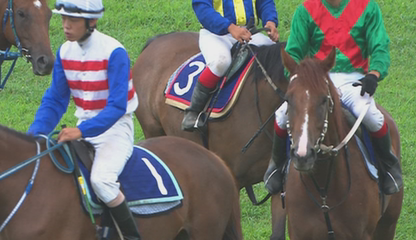
%> input picture 18.png, 416 x 240 px
$ octave main.m   (GNU Octave 9; MATLAB toolbox functions it lacks are replaced by stand-ins)
%> lines starting %> are read from the running program, lines starting %| are printed output that depends on the picture
### motion_estimation_3step_search.m
% calculate motion vectors using 3 step method
% imgCur : the image need to be coded
% imgRef : the reference image
% blkSiz : size of macro blocks
% w : the search range or step for current coding method to estimate motion vectors
% motion_vector_matrix : the motion vectors for each macro block in imgCur

function [motion_vector_matrix] = motion_estimation_3step_search(imgCur, imgRef, blkSiz, w)
    [row, col] = size(imgRef);
    motVecMat = zeros(row/blkSiz,col/blkSiz,2);

    for u = 1 : blkSiz : row-blkSiz+1
        for v = 1 : blkSiz : col-blkSiz+1
            % 外面两层对macro block做迭代
            % 里面两层在当前macro block 内迭代
        wCur = w; %用来对步长做迭代的
        uCur = u; %用来对当前九点中心做迭代的（用这个值的自身替换，而不是递归）
        vCur = v; %用来对当前九点中心做迭代的（用这个值的自身替换，而不是递归）
        while(wCur>1)
            wCur = fix(wCur/2);% 步长减半
            costMat = ones(3)*Inf();% 对于当前九个点的损失矩阵
            refBlkX = uCur + wCur*[-1,0,1]; %定位参考块的左上角坐标
            refBlkY = vCur + wCur*[-1,0,1]; %定位参考块的左上角坐标
            for m = 1:3
                for n = 1:3
                    if (   refBlkX(m) < 1 || refBlkX(m)+blkSiz-1 > row ...
                        || refBlkY(n) < 1 || refBlkY(n)+blkSiz-1 > col)
                        continue;  % 忽略边角越界的参考帧
                    end

                    costMat(m,n) = ...
                        cost_cal_SAD(imgCur(u:u+blkSiz-1,v:v+blkSiz-1), ...
                                     imgRef(refBlkX(m):refBlkX(m)+blkSiz-1,...
                                            refBlkY(n):refBlkY(n)+blkSiz-1),...
                                     blkSiz);% 计算SAD矩阵中的一个元素值
                end
            end
            % 对当前的SAD矩阵查找九点中的谷点位置
            [localX,localY,minVal] = min_cost_search(costMat);
            uCur = refBlkX(localX);
            vCur = refBlkY(localY);
        end

            % 根据最终的谷点，计算运动向量
            deltaX = uCur-u;
            deltaY = vCur-v;

            % 计算当前macro block的坐标
            blockX = (u-1)/blkSiz+1;
            blockY = (v-1)/blkSiz+1;
            motVecMat(blockX,blockY,:) = [deltaX,deltaY]; % 记录当前macro block 的 motion vector
        end
    end

    % 画图 motion vector matrix
    [X,Y] = meshgrid(1:col/blkSiz,1:row/blkSiz);  % 不是很理解为啥meshgrid是行列反着建的
    U = motVecMat(:,:,1);
    V = motVecMat(:,:,2);
    figure(10);quiver(X,Y,U,V);ylim([1,row/blkSiz]);xlim([1,col/blkSiz]);title("motion vector matrix (3 step method)");

    motion_vector_matrix = motVecMat;% 参数带回去
end

### motion_compensation.m
% calculate motion compensated image using with the motion vector matrix given
% imgCur : the image need to be coded
% imgI : the reference image
% motVecMat : the motion vectors matrix
% blkSiz : size of macro block
% residual_image : the motion compensated image

function [residual_image] = motion_compensation(imgCur,imgRef,motVecMat,blkSiz)
    [row,col] = size(imgRef);
    imgRes = zeros(size(imgCur));
    imgRef = double(imgRef);
    imgCur = double(imgCur);

    for u = 1:blkSiz:row-blkSiz+1
        for v = 1:blkSiz:col-blkSiz+1
            % 外面两层对macro block做迭代
            % 每遍历完可以得到残差图中的一小块residual block

            % 计算当前macro block的坐标
            blockX = (u-1)/blkSiz+1;
            blockY = (v-1)/blkSiz+1;

            % 取出当前macro block的motion vector
            deltaX = motVecMat(blockX,blockY,1);
            deltaY = motVecMat(blockX,blockY,2);

            % 计算reference block的位置
            refBlkX = u+deltaX;%+w+1;
            refBlkY = v+deltaY;%+w+1;

            % 将reference block和当前的macro block做差值，得到residual block
            imgRes(u:u+blkSiz-1,v:v+blkSiz-1) = ...
                imgCur(u:u+blkSiz-1,v:v+blkSiz-1)...
                -imgRef(refBlkX:refBlkX+blkSiz-1,refBlkY:refBlkY+blkSiz-1);
        end
    end

    % 画图 residual image
    figure(2);imshow(uint8((255+imgRes)/2));title("residual image");

    residual_image = imgRes;
end

### frame_decode.m
% decode current frame image with reference image, motion vector matrix and
% motion compensated image
% imgRef : the reference image
% motVecMat : the motion vectors matrix
% imgRes : the motion compensated image
% blkSiz : Size of the macroblock
% decode_image : the output image which has been decoded

function [decode_image] = frame_decode(imgRef,motVecMat,imgRes,blkSiz)
    [row,col] = size(imgRef);
    imgDecode = zeros(size(imgRef));
    imgRef = double(imgRef);
    imgRes = double(imgRes);

    for u = 1:blkSiz:row-blkSiz+1
        for v = 1:blkSiz:col-blkSiz+1
            % 外面两层对macro block做迭代
            % 每遍历完可以得到残差图中的一小块residual block

            % 计算当前macro block的坐标
            blockX = (u-1)/blkSiz+1;
            blockY = (v-1)/blkSiz+1;

            % 取出当前macro block的motion vector
            deltaX = motVecMat(blockX,blockY,1);
            deltaY = motVecMat(blockX,blockY,2);

            % 计算reference block的位置
            refBlkX = u+deltaX;%+w+1;
            refBlkY = v+deltaY;%+w+1;

            imgDecode(u:u+blkSiz-1,v:v+blkSiz-1) = ...
               imgRef(refBlkX:refBlkX+blkSiz-1,refBlkY:refBlkY+blkSiz-1)...
               +imgRes(u:u+blkSiz-1,v:v+blkSiz-1);

        end
    end

    % 画图 decode image
    figure(4);imshow(uint8(imgDecode));title("decode image");

    decode_image = imgDecode;
end

### main.m
% clear all; clc;

% 读入编码帧和参考帧
%imgCur  = imread('18.png');
imgCurGray = rgb2gray(imread('18.png'));
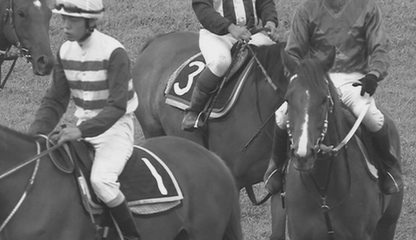
%> imgCurGray: size 240x416 uint8; min 29, max 236, mean 107.3
%imgNext = imread('20.png');
imgNextGray = rgb2gray(imread('20.png'));
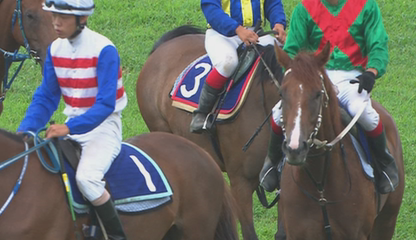
%> input picture 20.png, 416 x 240 px
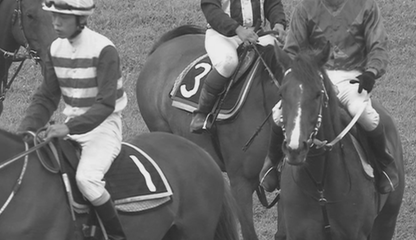
%> imgNextGray: size 240x416 uint8; min 33, max 236, mean 106.9

% 设置编码参数
w = 16;
macro_block_size = 8;

% % 运动估计
% motion_vector_matrix = motion_estimation_exhaustive_search(imgCurGray,imgNextGray, macro_block_size, w);
%
% % 运动补偿
% residual_matrix = motion_compensation(imgCurGray,imgNextGray,motion_vector_matrix, macro_block_size);
%
% % 解码还原
% imgDecode = frame_decode(imgNextGray,motion_vector_matrix,residual_matrix,macro_block_size);
%
% % 看看解码后的图像和实际图像差多少
% imgDelta = imgCurGray-uint8(imgDecode);
% figure(100);imshow(imgDelta);title("imgCur - imgDecode");


motion_vector_matrix_3step = motion_estimation_3step_search(imgCurGray,imgNextGray, macro_block_size, w);
%> after the loop in motion_estimation_3step_search, `for u = 1 : blkSiz : row-blkSiz+1`: costMat = [255 255 255; 255 255 255; 255 255 255]
%> in motion_estimation_3step_search, `U = motVecMat(:,:,1);`:
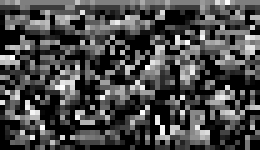
%> U: size 30x52 double (shown 5 times larger); min -15, max 15, mean -6.32; drawn with min black and max white
%> in motion_estimation_3step_search, `V = motVecMat(:,:,2);`:
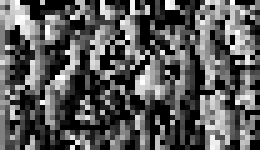
%> V: size 30x52 double (shown 5 times larger); min -15, max 15, mean -4.5; drawn with min black and max white
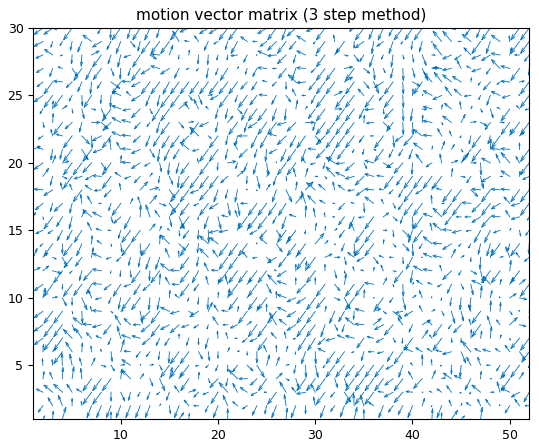
%> figure redrawn from the program's plot data; highest point at x = 42.47, y = 30.82, above the top of the axes
residual_matrix_3step = motion_compensation(imgCurGray,imgNextGray,motion_vector_matrix_3step, macro_block_size);
%> after the loop in motion_compensation, `for u = 1:blkSiz:row-blkSiz+1`:
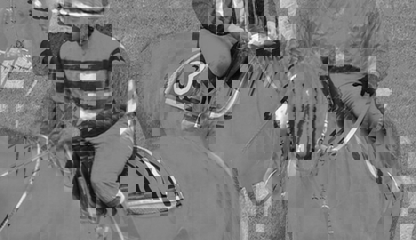
%> imgRes: size 240x416 double; min -202, max 176, mean -21.5; drawn with min black and max white
imgDecode_3step = frame_decode(imgNextGray,motion_vector_matrix_3step,residual_matrix_3step,macro_block_size);
imgDelta_3step = imgCurGray-uint8(imgDecode_3step);
%> imgDelta_3step: size 240x416 uint8; every value is 0
figure(100);imshow(imgDelta_3step);title("imgCur - imgDecode (3 step method)");
